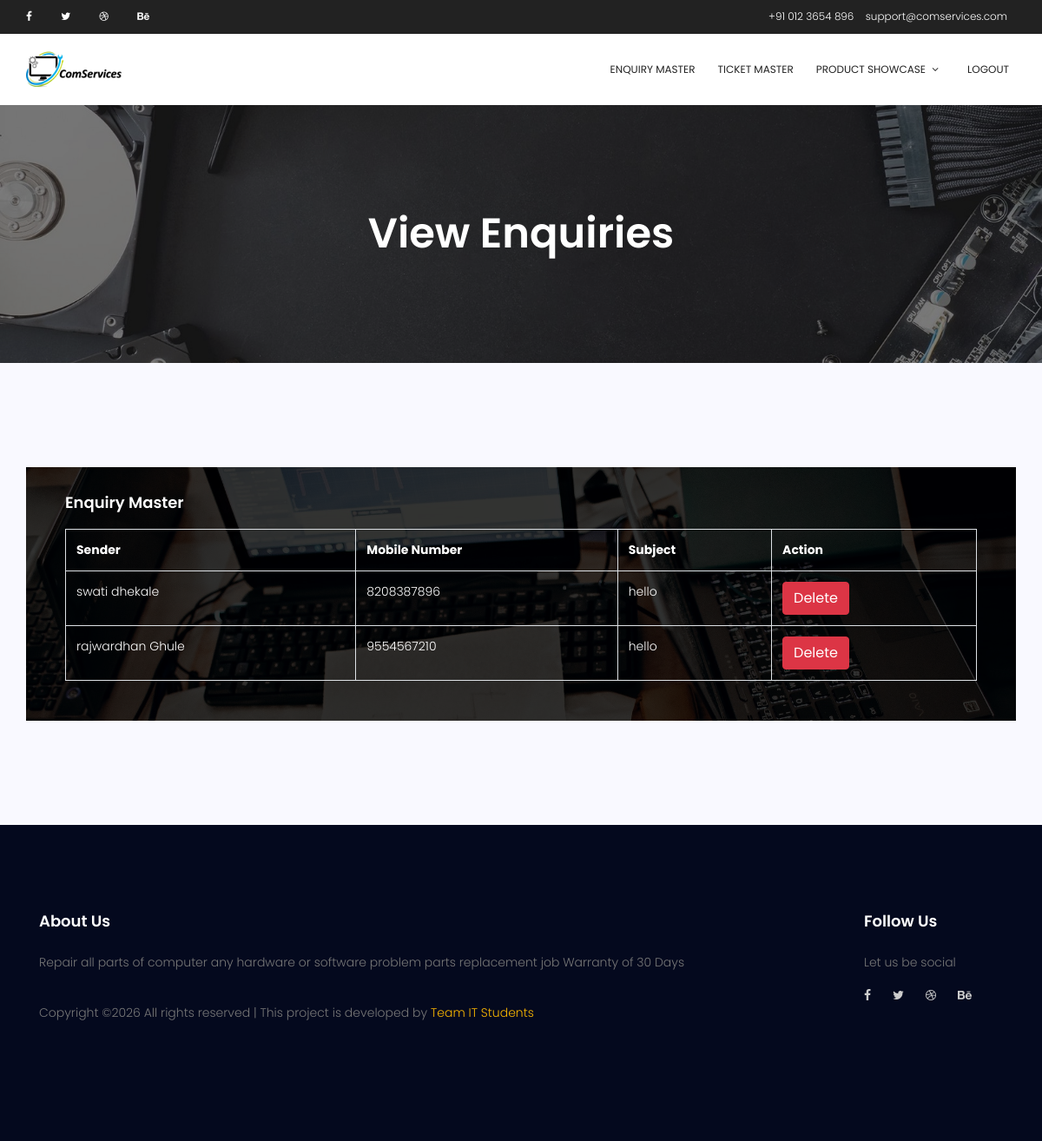
Page /appadmin/viewenquiries on the committed database.
### appuser/models.py (models this page shows)
class Enquiry(models.Model):
    eid = models.TextField(primary_key=True)
    sname = models.TextField()
    smobile = models.TextField()
    smessage = models.TextField()
    class Meta:
        db_table = 'tblEnquiry'

### appadmin/views.py (the view)
# urls.py: path('appadmin/viewenquiries', appadmin.views.viewenquiries),
def viewenquiries(request):
    try:
        if request.method == 'POST':
            eid = request.POST.get('eid')
            enquiry = Enquiry.objects.get(eid=eid)
            enquiry.delete()
        messages = Enquiry.objects.all()
        return render(request, 'appadmin/viewenquiries.html', {'messages': messages})
    except Exception as ex:
        return render(request, 'appadmin/viewenquiries.html', {'msg': ex})

### templates/appadmin/viewenquiries.html (shortened to what this page needs)
{% extends "appadmin/base.html" %}
{% block content %}
<section class="banner-area relative" id="home">
    <div class="overlay overlay-bg"></div>
    <div class="container">
        <div class="row d-flex align-items-center justify-content-center">
            <div class="about-content col-lg-12">
                <h1 class="text-white">View Enquiries</h1>
            </div>
        </div>
    </div>
</section>
<section class="home-about-area section-gap" id="about">
    <div class="container">
        <div class="row justify-content-center align-items-center">
            <div class="col-lg-12 col-md-12 home-about-right relative">
                <form class="form-wrap" method="post">
                    <h4 class="text-white pb-20">Enquiry Master</h4>
                    <div class="table-responsive">
                        <table class="table table-bordered table-hover text-white"
                               style="width: 100%; white-space: wrap;">
                            <tr class="success">
                                <th>Sender</th>
                                <th>Mobile Number</th>
                                <th>Subject</th>
                                <th>Action</th>
                            </tr>
                            {% for message in messages %}
                            <tr>
                                <td>
                                    {{message.sname}}
                                </td>
                                <td>
                                    {{message.smobile}}
                                </td>
                                <td>
                                    {{message.smessage}}
                                </td>
                                <td>
                                    <input type="submit" class="btn btn-danger"
                                           value="Delete ">
                                </td>
                            </tr>
                            {% endfor %}
                        </table>
                    </div>
                </form>
            </div>
        </div>
    </div>
</section>
{% endblock %}

### static/css/main.css (style rules this page uses)
body { color: #777777; font-family: "Poppins", sans-serif; font-size: 14px; font-weight: 300; line-height: 1.625em; position: relative; }
h1, h2, h3, h4, h5, h6 { font-family: "Poppins", sans-serif; color: #222222; line-height: 1.2em !important; margin-bottom: 0; margin-top: 0; font-weight: 600; }
h1, .h1 { font-size: 36px; }
h4, .h4 { font-size: 18px; }
td, th { border-radius: 0px; }
.pb-20 { padding-bottom: 20px; }
.text-white { color: #fff; }
.relative { position: relative; }
.overlay { position: absolute; left: 0; right: 0; top: 0; bottom: 0; }
h1 { font-size: 36px; }
h4 { font-size: 18px; }
h1, h2, h3, h4, h5, h6 { line-height: 1.5em; }
.section-gap { padding: 120px 0; }
.banner-area { background: url(../img/header-bg.jpg) center; background-size: cover; }
.banner-area .overlay { background: #000; opacity: .5; }
.home-about-area { background: #f9f9ff; }
.home-about-area .home-about-right { background: linear-gradient(rgba(0, 0, 0, 0.8), rgba(0, 0, 0, 0.8)), url(../img/form-bg.jpg); background-size: cover; }
.home-about-area .home-about-right .form-wrap { padding: 30px; z-index: 2; }
.home-about-area .home-about-right ::placeholder { color: #fff; opacity: 1; }
.overlay-bg { background-color: #000; opacity: .7; }
.about-content { margin-top: 120px; padding: 120px 0px; text-align: center; }
.about-content h1 { font-size: 48px; font-weight: 600; }

### rows in the picture
Enquiry: sname "swati dhekale", smobile "8208387896", smessage "hello"
Enquiry: sname "rajwardhan Ghule", smobile "9554567210", smessage "hello"
